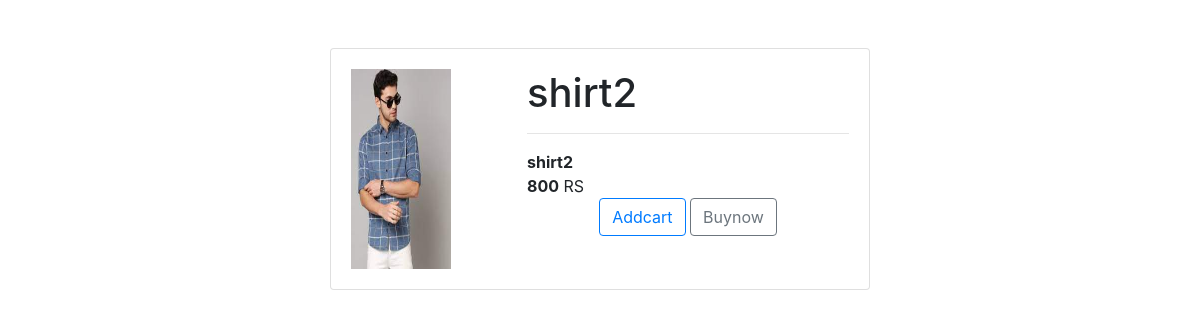
/product/single/shirt2, run on the app's committed database.
### productapp/models.py (models this page shows, shortened)
class product(models.Model):
    category_product=models.ForeignKey(category,on_delete=models.CASCADE)
    product_name=models.CharField(max_length=100)
    product_slug=models.SlugField(max_length=100)
    product_price=models.IntegerField()
    product_image=models.ImageField(upload_to='media')
    stoke=models.IntegerField()
    is_avaliable=models.BooleanField(default=True)
    datetime=models.DateTimeField(auto_now_add=True)
    class Meta:
        verbose_name='product'
        verbose_name_plural='product_content'

### productapp/views.py (the view)
# urls.py: path('single/<str:product_name>',views.single_view,name='single'),
def single_view(request,product_name):
    data1=product.objects.get(product_name=product_name)
    return render(request,'single.html',{'data1':data1})

### productapp/context_processor.py (called while the page is built)
def category_list(request):
    data=category.objects.all()
    return {"links":data}

### templates/single.html (shortened to what this page needs)
<html>
    <head>
        {% include 'cdnlines.html' %}
    </head>
    <body>
       <div class="container mt-5">
        <div class="row">
            <div class="offset-md-3 col-md-6">
            <div class="card">
                <div class="card-body">
                    <div class="row">
                        <div class="col-md-4">
                        <img src="{{data1.product_image.url}}" class="first" alt="">
                        </div>
                        <div class="col-md-8">
                        <h1>{{data1.product_name}}</h1><hr>
                        <strong>{{data1.product_slug}}</strong> <br>
                        <strong>{{data1.product_price}}</strong> RS
                        <div class="text-center">
                        <a href="{% url 'cart_item' data1.id %}" class="btn btn-outline-primary">Addcart</a>
                        <a href="" class="btn btn-outline-secondary">Buynow</a>
                    </div>
                        </div>
                    </div>
                </div>
            </div>
            </div>
        </div>
       </div>
    </body>
</html>

### templates/single.html (style rules this page uses)
.first { width: 100px; height: 200px; }

### data on the page
product: product_image (picture), product_name "shirt2", product_slug "shirt2", product_price "800"
